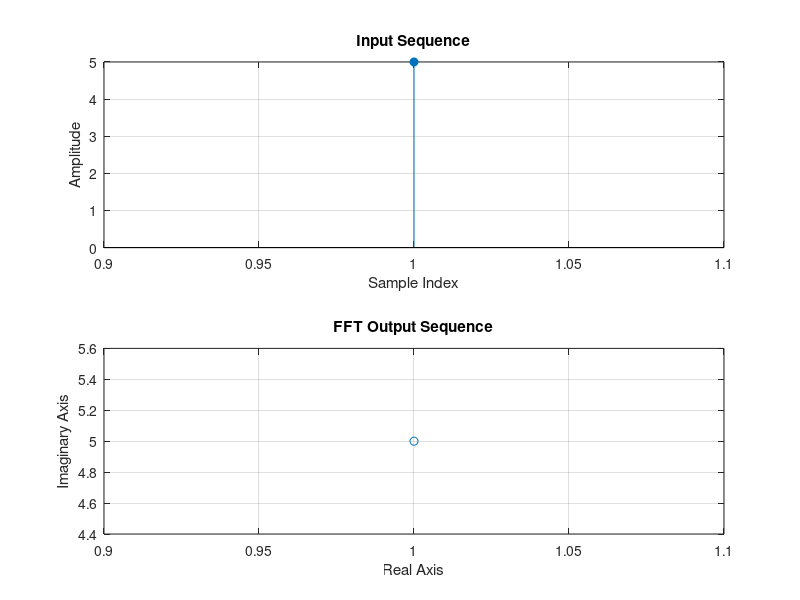

Reproduce this figure in MATLAB.
% =====================================================================
% DIGITAL SIGNAL AND IMAGE PROCESSING LAB
%
% Experiment No. : 5
% Experiment Title : Radix-2 DIT FFT Algorithm
%
% Aim:
% Write a program to implement the Radix-2 Decimation-In-Time (DIT)
% Fast Fourier Transform (FFT) algorithm to find the DFT of a given
% sequence x(n).
%
% Student Details:
% Name     : Amey Thakur
% Roll No. : 50
% Class    : COMPS-BE-B-50
% Batch    : B3
%
% Date of Experiment : 25/08/2021
% Date of Submission : 25/08/2021
%
% Author:
% Amey Thakur
% GitHub Profile:
% https://github.com/Amey-Thakur
%
% Repository:
% https://github.com/Amey-Thakur/DIGITAL-SIGNAL-AND-IMAGE-PROCESSING-AND-DIGITAL-SIGNAL-AND-IMAGE-PROCESSING-LAB
% =====================================================================

% Clear command window, workspace, and close all figures
clc;
clear all;
close all;

% -----------------------------
% Input Sequence
% -----------------------------
xn = input('Enter the input sequence: ');   % Input discrete-time sequence

% -----------------------------
% Plot Input Sequence
% -----------------------------
figure;
subplot(2,1,1);
stem(xn, 'filled');
grid on;
xlabel('Sample Index');
ylabel('Amplitude');
title('Input Sequence');

% -----------------------------
% FFT Computation
% -----------------------------
xk = fft(xn);              % FFT of the input sequence

% Display FFT result in command window
disp('The resultant FFT is:');
disp(xk);

% -----------------------------
% Plot FFT Output
% -----------------------------
subplot(2,1,2);
plot(xk, 'o');
grid on;
xlabel('Real Axis');
ylabel('Imaginary Axis');
title('FFT Output Sequence');
